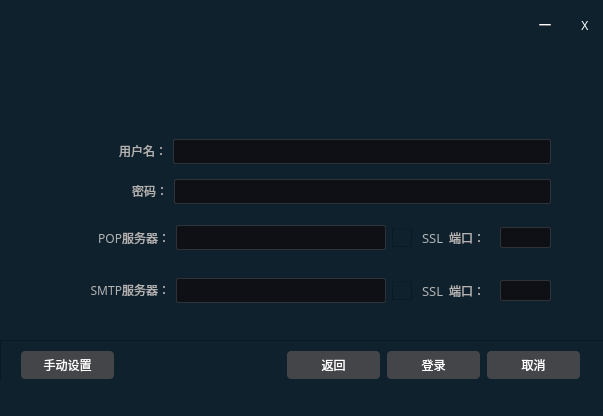
<?xml version="1.0" encoding="UTF-8"?>
<ui version="4.0">
 <class>AccountDialog</class>
 <widget class="QMainWindow" name="AccountDialog">
  <property name="geometry">
   <rect>
    <x>0</x>
    <y>0</y>
    <width>603</width>
    <height>416</height>
   </rect>
  </property>
  <property name="sizePolicy">
   <sizepolicy hsizetype="Fixed" vsizetype="Fixed">
    <horstretch>0</horstretch>
    <verstretch>0</verstretch>
   </sizepolicy>
  </property>
  <property name="minimumSize">
   <size>
    <width>424</width>
    <height>165</height>
   </size>
  </property>
  <property name="mouseTracking">
   <bool>true</bool>
  </property>
  <property name="windowTitle">
   <string>Pxmail</string>
  </property>
  <property name="windowIcon">
   <iconset>
    <normaloff>logo.png</normaloff>logo.png</iconset>
  </property>
  <property name="styleSheet">
   <string notr="true">
background-color: rgb(14, 33, 45);</string>
  </property>
  <widget class="QWidget" name="centralwidget">
   <widget class="QFrame" name="frame">
    <property name="geometry">
     <rect>
      <x>0</x>
      <y>340</y>
      <width>611</width>
      <height>71</height>
     </rect>
    </property>
    <property name="minimumSize">
     <size>
      <width>611</width>
      <height>71</height>
     </size>
    </property>
    <property name="styleSheet">
     <string notr="true"/>
    </property>
    <property name="frameShape">
     <enum>QFrame::StyledPanel</enum>
    </property>
    <property name="frameShadow">
     <enum>QFrame::Raised</enum>
    </property>
    <widget class="QPushButton" name="SetButton">
     <property name="geometry">
      <rect>
       <x>21</x>
       <y>11</y>
       <width>93</width>
       <height>28</height>
      </rect>
     </property>
     <property name="sizePolicy">
      <sizepolicy hsizetype="Fixed" vsizetype="Fixed">
       <horstretch>0</horstretch>
       <verstretch>0</verstretch>
      </sizepolicy>
     </property>
     <property name="minimumSize">
      <size>
       <width>0</width>
       <height>0</height>
      </size>
     </property>
     <property name="styleSheet">
      <string notr="true">
/**********按钮**********/
QPushButton{
        border-radius: 4px;
        border: none;
        width: 75px;
        height: 25px;
}
QPushButton:enabled {
        background: rgb(68, 69, 73);
        color: white;
}
QPushButton:!enabled {
        background: rgb(100, 100, 100);
        color: rgb(200, 200, 200);
}
QPushButton:enabled:hover{
        background: rgb(85, 85, 85);
}
QPushButton:enabled:pressed{
        background: rgb(80, 80, 80);
}
</string>
     </property>
     <property name="text">
      <string>手动设置</string>
     </property>
    </widget>
    <widget class="QPushButton" name="ReturnButton">
     <property name="geometry">
      <rect>
       <x>287</x>
       <y>11</y>
       <width>93</width>
       <height>28</height>
      </rect>
     </property>
     <property name="styleSheet">
      <string notr="true">
/**********按钮**********/
QPushButton{
        border-radius: 4px;
        border: none;
        width: 75px;
        height: 25px;
}
QPushButton:enabled {
        background: rgb(68, 69, 73);
        color: white;
}
QPushButton:!enabled {
        background: rgb(100, 100, 100);
        color: rgb(200, 200, 200);
}
QPushButton:enabled:hover{
        background: rgb(85, 85, 85);
}
QPushButton:enabled:pressed{
        background: rgb(80, 80, 80);
}
</string>
     </property>
     <property name="text">
      <string>返回</string>
     </property>
    </widget>
    <widget class="QPushButton" name="loginButton">
     <property name="geometry">
      <rect>
       <x>387</x>
       <y>11</y>
       <width>93</width>
       <height>28</height>
      </rect>
     </property>
     <property name="styleSheet">
      <string notr="true">
/**********按钮**********/
QPushButton{
        border-radius: 4px;
        border: none;
        width: 75px;
        height: 25px;
}
QPushButton:enabled {
        background: rgb(68, 69, 73);
        color: white;
}
QPushButton:!enabled {
        background: rgb(100, 100, 100);
        color: rgb(200, 200, 200);
}
QPushButton:enabled:hover{
        background: rgb(85, 85, 85);
}
QPushButton:enabled:pressed{
        background: rgb(80, 80, 80);
}
</string>
     </property>
     <property name="text">
      <string>登录</string>
     </property>
     <property name="autoRepeat">
      <bool>false</bool>
     </property>
    </widget>
    <widget class="QPushButton" name="cancelButton">
     <property name="geometry">
      <rect>
       <x>487</x>
       <y>11</y>
       <width>93</width>
       <height>28</height>
      </rect>
     </property>
     <property name="minimumSize">
      <size>
       <width>93</width>
       <height>28</height>
      </size>
     </property>
     <property name="styleSheet">
      <string notr="true">
/**********按钮**********/
QPushButton{
        border-radius: 4px;
        border: none;
        width: 75px;
        height: 25px;
}
QPushButton:enabled {
        background: rgb(68, 69, 73);
        color: white;
}
QPushButton:!enabled {
        background: rgb(100, 100, 100);
        color: rgb(200, 200, 200);
}
QPushButton:enabled:hover{
        background: rgb(85, 85, 85);
}
QPushButton:enabled:pressed{
        background: rgb(80, 80, 80);
}
</string>
     </property>
     <property name="text">
      <string>取消</string>
     </property>
     <property name="shortcut">
      <string>Esc</string>
     </property>
    </widget>
    <widget class="QLabel" name="label_prompt">
     <property name="geometry">
      <rect>
       <x>0</x>
       <y>40</y>
       <width>591</width>
       <height>31</height>
      </rect>
     </property>
     <property name="styleSheet">
      <string notr="true">QLabel{
color:#B3B3B3;
border:0px;
font-family:Microsoft YaHei;
font:13px
}</string>
     </property>
     <property name="text">
      <string/>
     </property>
    </widget>
    <widget class="QLabel" name="label_opacity">
     <property name="geometry">
      <rect>
       <x>0</x>
       <y>40</y>
       <width>601</width>
       <height>31</height>
      </rect>
     </property>
     <property name="styleSheet">
      <string notr="true"/>
     </property>
     <property name="text">
      <string/>
     </property>
    </widget>
   </widget>
   <widget class="QWidget" name="layoutWidget">
    <property name="geometry">
     <rect>
      <x>40</x>
      <y>130</y>
      <width>511</width>
      <height>191</height>
     </rect>
    </property>
    <layout class="QVBoxLayout" name="verticalLayout">
     <item>
      <layout class="QHBoxLayout" name="horizontalLayout_3">
       <item>
        <widget class="QLabel" name="labeluserSet">
         <property name="styleSheet">
          <string notr="true">QLabel{
color:#B3B3B3;
font-family:Microsoft YaHei;

}</string>
         </property>
         <property name="text">
          <string>    &lt;p align=right&gt;用户名：&lt;/p&gt;</string>
         </property>
        </widget>
       </item>
       <item>
        <widget class="QLineEdit" name="txtuser">
         <property name="sizePolicy">
          <sizepolicy hsizetype="Expanding" vsizetype="Fixed">
           <horstretch>0</horstretch>
           <verstretch>0</verstretch>
          </sizepolicy>
         </property>
         <property name="minimumSize">
          <size>
           <width>378</width>
           <height>25</height>
          </size>
         </property>
         <property name="maximumSize">
          <size>
           <width>378</width>
           <height>25</height>
          </size>
         </property>
         <property name="styleSheet">
          <string notr="true">QLineEdit{
color:#B3B3B3;
background:#0E1015;
border:1px solid #2F3239;
border-radius:2px;
selection-background-color:#787878;
font-family:Microsoft YaHei;
font:15px;
}
QLineEdit:hover{
color:#FFF;
background:#0E1015;
border-color:#45494F;
}
QLineEdit:focus{
color:#FFF;
background:#0B0D11;
border-color:#1E5F99;
}</string>
         </property>
        </widget>
       </item>
      </layout>
     </item>
     <item>
      <layout class="QHBoxLayout" name="horizontalLayout_4">
       <item>
        <widget class="QLabel" name="labelpasswordSet">
         <property name="styleSheet">
          <string notr="true">QLabel{
color:#B3B3B3;
font-family:Microsoft YaHei;

}</string>
         </property>
         <property name="text">
          <string>    &lt;p align=right&gt;密码：&lt;/p&gt;</string>
         </property>
        </widget>
       </item>
       <item>
        <widget class="QLineEdit" name="txtpassword">
         <property name="minimumSize">
          <size>
           <width>377</width>
           <height>25</height>
          </size>
         </property>
         <property name="maximumSize">
          <size>
           <width>377</width>
           <height>25</height>
          </size>
         </property>
         <property name="styleSheet">
          <string notr="true">QLineEdit{
color:#B3B3B3;
background:#0E1015;
border:1px solid #2F3239;
border-radius:2px;
selection-background-color:#787878;
font-family:Microsoft YaHei;
font:15px;
}
QLineEdit:hover{
color:#FFF;
background:#0E1015;
border-color:#45494F;
}
QLineEdit:focus{
color:#FFF;
background:#0B0D11;
border-color:#1E5F99;
}</string>
         </property>
         <property name="echoMode">
          <enum>QLineEdit::Password</enum>
         </property>
        </widget>
       </item>
      </layout>
     </item>
     <item>
      <layout class="QHBoxLayout" name="horizontalLayout_2">
       <item>
        <widget class="QLabel" name="poplabel">
         <property name="styleSheet">
          <string notr="true">QLabel{
color:#B3B3B3;
font-family:Microsoft YaHei;

}</string>
         </property>
         <property name="text">
          <string>    &lt;p align=right&gt;POP服务器：&lt;/p&gt;</string>
         </property>
        </widget>
       </item>
       <item>
        <widget class="QLineEdit" name="txtpopserver">
         <property name="minimumSize">
          <size>
           <width>210</width>
           <height>25</height>
          </size>
         </property>
         <property name="maximumSize">
          <size>
           <width>210</width>
           <height>25</height>
          </size>
         </property>
         <property name="styleSheet">
          <string notr="true">QLineEdit{
color:#B3B3B3;
background:#0E1015;
border:1px solid #2F3239;
border-radius:2px;
selection-background-color:#787878;
font-family:Microsoft YaHei;
font:15px;
}
QLineEdit:hover{
color:#FFF;
background:#0E1015;
border-color:#45494F;
}
QLineEdit:focus{
color:#FFF;
background:#0B0D11;
border-color:#1E5F99;
}</string>
         </property>
        </widget>
       </item>
       <item>
        <widget class="QCheckBox" name="checkSSLpop">
         <property name="minimumSize">
          <size>
           <width>51</width>
           <height>19</height>
          </size>
         </property>
         <property name="maximumSize">
          <size>
           <width>51</width>
           <height>19</height>
          </size>
         </property>
         <property name="styleSheet">
          <string notr="true">QCheckBox{
spacing:10px;
color:#B3B3B3;
border:0px;
font-family:Microsoft YaHei;
font:13px;
}
QCheckBox:disabled{
color:#45494f;
}
QCheckBox::indicator{
  width: 20px;
  height: 20px;
}
QCheckBox::indicator:unchecked{
  image: url(ui/images/unchecked.png);
}
QCheckBox::indicator:unchecked:hover{
  image: url(ui/images/unchecked_hover.png);
}
QCheckBox::indicator:unchecked:pressed{
  image: url(ui/images/unchecked_down.png);
}
QCheckBox::indicator:checked{
  image: url(ui/images/checked.png);
}
QCheckBox::indicator:checked:hover {
  image: url(ui/images/checked_hover.png);
}
QCheckBox::indicator:checked:pressed{
  image: url(ui/images/checked_down.png);
}
QCheckBox::indicator:unchecked:disabled{
  image: url(ui/images/check_disabled.png);
}
QCheckBox::indicator:checked:disabled{
  image: url(ui/images/check_disabled.png);
}</string>
         </property>
         <property name="text">
          <string>SSL</string>
         </property>
        </widget>
       </item>
       <item>
        <widget class="QLabel" name="popportlabel">
         <property name="minimumSize">
          <size>
           <width>45</width>
           <height>38</height>
          </size>
         </property>
         <property name="maximumSize">
          <size>
           <width>45</width>
           <height>38</height>
          </size>
         </property>
         <property name="styleSheet">
          <string notr="true">QLabel{
color:#B3B3B3;
font-family:Microsoft YaHei;

}</string>
         </property>
         <property name="text">
          <string>端口：</string>
         </property>
        </widget>
       </item>
       <item>
        <widget class="QLineEdit" name="popportEdit">
         <property name="sizePolicy">
          <sizepolicy hsizetype="Fixed" vsizetype="Fixed">
           <horstretch>0</horstretch>
           <verstretch>0</verstretch>
          </sizepolicy>
         </property>
         <property name="minimumSize">
          <size>
           <width>51</width>
           <height>21</height>
          </size>
         </property>
         <property name="maximumSize">
          <size>
           <width>51</width>
           <height>21</height>
          </size>
         </property>
         <property name="styleSheet">
          <string notr="true">QLineEdit{
color:#B3B3B3;
background:#0E1015;
border:1px solid #2F3239;
border-radius:2px;
selection-background-color:#787878;
font-family:Microsoft YaHei;
font:15px;
}
QLineEdit:hover{
color:#FFF;
background:#0E1015;
border-color:#45494F;
}
QLineEdit:focus{
color:#FFF;
background:#0B0D11;
border-color:#1E5F99;
}</string>
         </property>
        </widget>
       </item>
      </layout>
     </item>
     <item>
      <layout class="QHBoxLayout" name="horizontalLayout">
       <item>
        <widget class="QLabel" name="smtplabel">
         <property name="styleSheet">
          <string notr="true">QLabel{
color:#B3B3B3;
font-family:Microsoft YaHei;

}</string>
         </property>
         <property name="text">
          <string>    &lt;p align=right&gt;SMTP服务器：&lt;/p&gt;</string>
         </property>
        </widget>
       </item>
       <item>
        <widget class="QLineEdit" name="txtsmtpserver">
         <property name="minimumSize">
          <size>
           <width>210</width>
           <height>25</height>
          </size>
         </property>
         <property name="maximumSize">
          <size>
           <width>210</width>
           <height>25</height>
          </size>
         </property>
         <property name="styleSheet">
          <string notr="true">QLineEdit{
color:#B3B3B3;
background:#0E1015;
border:1px solid #2F3239;
border-radius:2px;
selection-background-color:#787878;
font-family:Microsoft YaHei;
font:15px;
}
QLineEdit:hover{
color:#FFF;
background:#0E1015;
border-color:#45494F;
}
QLineEdit:focus{
color:#FFF;
background:#0B0D11;
border-color:#1E5F99;
}</string>
         </property>
        </widget>
       </item>
       <item>
        <widget class="QCheckBox" name="checkSSLsmtp">
         <property name="minimumSize">
          <size>
           <width>51</width>
           <height>19</height>
          </size>
         </property>
         <property name="maximumSize">
          <size>
           <width>51</width>
           <height>19</height>
          </size>
         </property>
         <property name="styleSheet">
          <string notr="true">QCheckBox{
spacing:10px;
color:#B3B3B3;
border:0px;
font-family:Microsoft YaHei;
font:13px;
}
QCheckBox:disabled{
color:#45494f;
}
QCheckBox::indicator{
  width: 20px;
  height: 20px;
}
QCheckBox::indicator:unchecked{
  image: url(ui/images/unchecked.png);
}
QCheckBox::indicator:unchecked:hover{
  image: url(ui/images/unchecked_hover.png);
}
QCheckBox::indicator:unchecked:pressed{
  image: url(ui/images/unchecked_down.png);
}
QCheckBox::indicator:checked{
  image: url(ui/images/checked.png);
}
QCheckBox::indicator:checked:hover {
  image: url(ui/images/checked_hover.png);
}
QCheckBox::indicator:checked:pressed{
  image: url(ui/images/checked_down.png);
}
QCheckBox::indicator:unchecked:disabled{
  image: url(ui/images/check_disabled.png);
}
QCheckBox::indicator:checked:disabled{
  image: url(ui/images/check_disabled.png);
}</string>
         </property>
         <property name="text">
          <string>SSL</string>
         </property>
        </widget>
       </item>
       <item>
        <widget class="QLabel" name="smtpportlabel">
         <property name="minimumSize">
          <size>
           <width>45</width>
           <height>37</height>
          </size>
         </property>
         <property name="maximumSize">
          <size>
           <width>45</width>
           <height>37</height>
          </size>
         </property>
         <property name="styleSheet">
          <string notr="true">QLabel{
color:#B3B3B3;
font-family:Microsoft YaHei;

}</string>
         </property>
         <property name="text">
          <string>端口：</string>
         </property>
        </widget>
       </item>
       <item>
        <widget class="QLineEdit" name="smtpportEdit">
         <property name="sizePolicy">
          <sizepolicy hsizetype="Fixed" vsizetype="Fixed">
           <horstretch>0</horstretch>
           <verstretch>0</verstretch>
          </sizepolicy>
         </property>
         <property name="minimumSize">
          <size>
           <width>51</width>
           <height>21</height>
          </size>
         </property>
         <property name="maximumSize">
          <size>
           <width>51</width>
           <height>21</height>
          </size>
         </property>
         <property name="styleSheet">
          <string notr="true">QLineEdit{
color:#B3B3B3;
background:#0E1015;
border:1px solid #2F3239;
border-radius:2px;
selection-background-color:#787878;
font-family:Microsoft YaHei;
font:15px;
}
QLineEdit:hover{
color:#FFF;
background:#0E1015;
border-color:#45494F;
}
QLineEdit:focus{
color:#FFF;
background:#0B0D11;
border-color:#1E5F99;
}</string>
         </property>
        </widget>
       </item>
      </layout>
     </item>
    </layout>
   </widget>
   <widget class="QLabel" name="labellogo">
    <property name="geometry">
     <rect>
      <x>40</x>
      <y>10</y>
      <width>551</width>
      <height>131</height>
     </rect>
    </property>
    <property name="text">
     <string/>
    </property>
    <property name="pixmap">
     <pixmap>Mainlogo.png</pixmap>
    </property>
   </widget>
   <widget class="QLabel" name="labelmin">
    <property name="geometry">
     <rect>
      <x>530</x>
      <y>10</y>
      <width>30</width>
      <height>30</height>
     </rect>
    </property>
    <property name="font">
     <font>
      <family>微软雅黑</family>
     </font>
    </property>
    <property name="styleSheet">
     <string notr="true">QLabel{
   color:white;
}
QLabel:hover{
   background-color:rgb(255,255,255,50%);
}</string>
    </property>
    <property name="text">
     <string>一</string>
    </property>
    <property name="alignment">
     <set>Qt::AlignCenter</set>
    </property>
   </widget>
   <widget class="QLabel" name="labelclose">
    <property name="geometry">
     <rect>
      <x>570</x>
      <y>10</y>
      <width>30</width>
      <height>30</height>
     </rect>
    </property>
    <property name="font">
     <font>
      <family>微软雅黑</family>
     </font>
    </property>
    <property name="styleSheet">
     <string notr="true">QLabel{
   color:white;
}
QLabel:hover{

   background-color:red;

}</string>
    </property>
    <property name="text">
     <string>X</string>
    </property>
    <property name="alignment">
     <set>Qt::AlignCenter</set>
    </property>
   </widget>
   <zorder>labellogo</zorder>
   <zorder>frame</zorder>
   <zorder>layoutWidget</zorder>
   <zorder>labelmin</zorder>
   <zorder>labelclose</zorder>
  </widget>
 </widget>
 <resources/>
 <connections>
  <connection>
   <sender>SetButton</sender>
   <signal>clicked()</signal>
   <receiver>AccountDialog</receiver>
   <slot>showManualSet()</slot>
   <hints>
    <hint type="sourcelabel">
     <x>66</x>
     <y>399</y>
    </hint>
    <hint type="destinationlabel">
     <x>123</x>
     <y>327</y>
    </hint>
   </hints>
  </connection>
  <connection>
   <sender>loginButton</sender>
   <signal>clicked()</signal>
   <receiver>AccountDialog</receiver>
   <slot>onLogin()</slot>
   <hints>
    <hint type="sourcelabel">
     <x>479</x>
     <y>381</y>
    </hint>
    <hint type="destinationlabel">
     <x>130</x>
     <y>131</y>
    </hint>
   </hints>
  </connection>
  <connection>
   <sender>cancelButton</sender>
   <signal>clicked()</signal>
   <receiver>AccountDialog</receiver>
   <slot>onCancel()</slot>
   <hints>
    <hint type="sourcelabel">
     <x>579</x>
     <y>381</y>
    </hint>
    <hint type="destinationlabel">
     <x>342</x>
     <y>148</y>
    </hint>
   </hints>
  </connection>
  <connection>
   <sender>ReturnButton</sender>
   <signal>clicked()</signal>
   <receiver>AccountDialog</receiver>
   <slot>hideManualSet()</slot>
   <hints>
    <hint type="sourcelabel">
     <x>346</x>
     <y>391</y>
    </hint>
    <hint type="destinationlabel">
     <x>336</x>
     <y>340</y>
    </hint>
   </hints>
  </connection>
  <connection>
   <sender>checkSSLpop</sender>
   <signal>clicked()</signal>
   <receiver>AccountDialog</receiver>
   <slot>onSSLpop()</slot>
   <hints>
    <hint type="sourcelabel">
     <x>438</x>
     <y>258</y>
    </hint>
    <hint type="destinationlabel">
     <x>386</x>
     <y>319</y>
    </hint>
   </hints>
  </connection>
  <connection>
   <sender>checkSSLsmtp</sender>
   <signal>clicked()</signal>
   <receiver>AccountDialog</receiver>
   <slot>onSSLsmtp()</slot>
   <hints>
    <hint type="sourcelabel">
     <x>438</x>
     <y>307</y>
    </hint>
    <hint type="destinationlabel">
     <x>412</x>
     <y>318</y>
    </hint>
   </hints>
  </connection>
  <connection>
   <sender>txtuser</sender>
   <signal>textChanged(QString)</signal>
   <receiver>AccountDialog</receiver>
   <slot>ontextChanged()</slot>
   <hints>
    <hint type="sourcelabel">
     <x>438</x>
     <y>139</y>
    </hint>
    <hint type="destinationlabel">
     <x>287</x>
     <y>67</y>
    </hint>
   </hints>
  </connection>
  <connection>
   <sender>txtuser</sender>
   <signal>editingFinished()</signal>
   <receiver>AccountDialog</receiver>
   <slot>txtuserEdited()</slot>
   <hints>
    <hint type="sourcelabel">
     <x>203</x>
     <y>149</y>
    </hint>
    <hint type="destinationlabel">
     <x>230</x>
     <y>-6</y>
    </hint>
   </hints>
  </connection>
  <connection>
   <sender>txtpassword</sender>
   <signal>editingFinished()</signal>
   <receiver>AccountDialog</receiver>
   <slot>txtpassEdited()</slot>
   <hints>
    <hint type="sourcelabel">
     <x>241</x>
     <y>200</y>
    </hint>
    <hint type="destinationlabel">
     <x>134</x>
     <y>-2</y>
    </hint>
   </hints>
  </connection>
  <connection>
   <sender>popportEdit</sender>
   <signal>editingFinished()</signal>
   <receiver>AccountDialog</receiver>
   <slot>popportEdited()</slot>
   <hints>
    <hint type="sourcelabel">
     <x>519</x>
     <y>243</y>
    </hint>
    <hint type="destinationlabel">
     <x>482</x>
     <y>5</y>
    </hint>
   </hints>
  </connection>
 </connections>
 <slots>
  <slot>onLogin()</slot>
  <slot>onCancel()</slot>
  <slot>hideManualSet()</slot>
  <slot>showManualSet()</slot>
  <slot>onSetpopSLL()</slot>
  <slot>onSetsmtpSSL()</slot>
  <slot>onSSLpop()</slot>
  <slot>onSSLsmtp()</slot>
  <slot>ontextChanged()</slot>
  <slot>txtuserEdited()</slot>
  <slot>txtpassEdited()</slot>
  <slot>popportEdited()</slot>
 </slots>
</ui>
